Frame 1 (no input): blank canvas, image omitted
Frame 60 (no input): blank canvas, image omitted
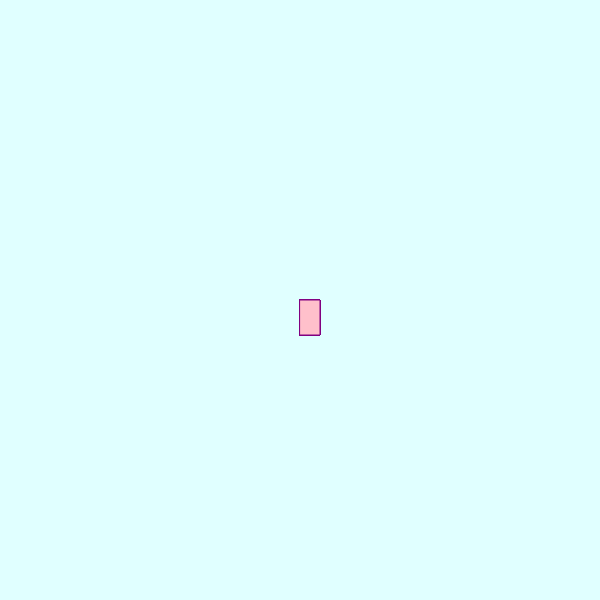
Frame 120 (the mouse pressed at the canvas centre since frame 60)

The p5.js sketch whose frames 1 and 60 were blank and that drew this single picture after the mouse press (run headless with seeded random() and noise() and a simulated clock; from frame 60 on, the mouse is pressed at the canvas centre):

// p5.js sketch
// ── sketch.js
function setup() {
  createCanvas(600, 600);
   background("lightcyan");
}


function draw() {
  
  stroke ("purple");
  fill ("pink");
 
  
  // console.log(mouseIsPressed);
  
  if (mouseIsPressed){
    rect(mouseX, mouseY, 20, 35);
  }
}
